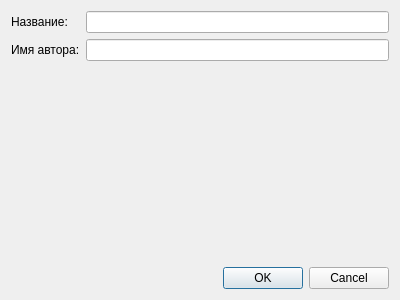
<?xml version="1.0" encoding="UTF-8"?>
<ui version="4.0">
 <class>AddBookDialog</class>
 <widget class="QDialog" name="AddBookDialog">
  <property name="geometry">
   <rect>
    <x>0</x>
    <y>0</y>
    <width>400</width>
    <height>300</height>
   </rect>
  </property>
  <property name="windowTitle">
   <string>Добавить книгу</string>
  </property>
  <layout class="QVBoxLayout" name="verticalLayout_3">
   <item>
    <layout class="QHBoxLayout" name="horizontalLayout">
     <item>
      <layout class="QVBoxLayout" name="verticalLayout_2">
       <item>
        <widget class="QLabel" name="label">
         <property name="text">
          <string>Название:</string>
         </property>
        </widget>
       </item>
       <item>
        <widget class="QLabel" name="label_2">
         <property name="text">
          <string>Имя автора:</string>
         </property>
        </widget>
       </item>
      </layout>
     </item>
     <item>
      <layout class="QVBoxLayout" name="verticalLayout">
       <item>
        <widget class="QLineEdit" name="edtName"/>
       </item>
       <item>
        <widget class="QLineEdit" name="edtAutor"/>
       </item>
      </layout>
     </item>
    </layout>
   </item>
   <item>
    <spacer name="verticalSpacer">
     <property name="orientation">
      <enum>Qt::Vertical</enum>
     </property>
     <property name="sizeHint" stdset="0">
      <size>
       <width>20</width>
       <height>40</height>
      </size>
     </property>
    </spacer>
   </item>
   <item>
    <widget class="QDialogButtonBox" name="buttonBox">
     <property name="orientation">
      <enum>Qt::Horizontal</enum>
     </property>
     <property name="standardButtons">
      <set>QDialogButtonBox::Cancel|QDialogButtonBox::Ok</set>
     </property>
    </widget>
   </item>
  </layout>
 </widget>
 <resources/>
 <connections>
  <connection>
   <sender>buttonBox</sender>
   <signal>accepted()</signal>
   <receiver>AddBookDialog</receiver>
   <slot>accept()</slot>
   <hints>
    <hint type="sourcelabel">
     <x>248</x>
     <y>254</y>
    </hint>
    <hint type="destinationlabel">
     <x>157</x>
     <y>274</y>
    </hint>
   </hints>
  </connection>
  <connection>
   <sender>buttonBox</sender>
   <signal>rejected()</signal>
   <receiver>AddBookDialog</receiver>
   <slot>reject()</slot>
   <hints>
    <hint type="sourcelabel">
     <x>316</x>
     <y>260</y>
    </hint>
    <hint type="destinationlabel">
     <x>286</x>
     <y>274</y>
    </hint>
   </hints>
  </connection>
 </connections>
</ui>
